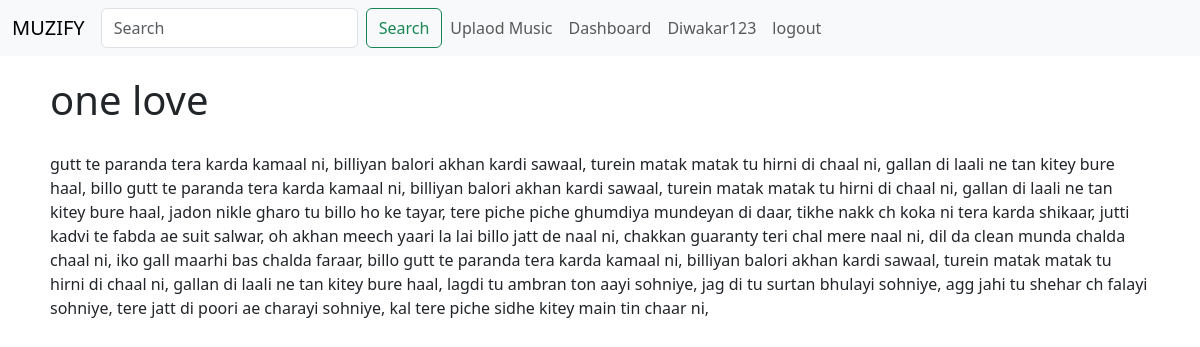
Page /showlyrics/1 (signed in) on the committed database.
### models.py (models this page shows, shortened)
@dataclass
class User(db.Model):
    id: int
    username: str
    passhash: str
    name: str
    is_admin: bool
    is_creator: bool
    __tablename__ = 'user'
    id = db.Column(db.Integer, primary_key=True)
    username = db.Column(db.String(80), unique=True, nullable=False)
    passhash = db.Column(db.String(80), nullable=False)
    name = db.Column(db.String(80), nullable=True)
    is_creator = db.Column(db.Boolean, nullable=False, default=False)
    is_admin = db.Column(db.Boolean, nullable=False, default=False)
    @property
    def password(self):
        raise AttributeError('You cannot read passwords')

@dataclass
class Song(db.Model):
    id: int
    name: str
    album: str
    lyrics: str
    created_date: str
    user_id : int
    file: str
    __tablename__ ='song'
    id = db.Column(db.Integer, primary_key=True)
    name = db.Column(db.String(80), nullable=False)
    album = db.Column(db.String(80), nullable=False)
    lyrics = db.Column(db.String(512), nullable=True)
    created_date = db.Column(db.DateTime, default=datetime.utcnow)
    user_id = db.Column(db.Integer, db.ForeignKey('user.id'), nullable=False)
    file = db.Column(db.String(80), nullable=False)
    user = db.relationship('User', backref='songs', lazy=True)

### routes.py (the view)
@app.route('/showlyrics/<int:id>')
@auth_required
def showlyrics(id):
    song = Song.query.get(id)
    user = User.query.get(session['user_id'])
    return render_template('lyrics.html', user=user, song=song)

### routes.py (called while the page is built)
def auth_required(func):
    @wraps(func)
    def inner(*args, **kwargs):
        if 'user_id' not in session:
            flash('Login required')
            return redirect(url_for('login'))
        return func(*args, **kwargs)
    return inner

### templates/lyrics.html (shortened to what this page needs)
{% extends "layout.html" %}
{% block content %}
<div class = lyrics>
<h1 style="margin:0cm;"> {{ song.name }} </h1>
</div>
<div class = lyrics
    <p>{{ song.lyrics }}</p>
</div>
{% endblock %}

### templates/nav.html (shortened to what this page needs)
<nav class="navbar navbar-expand-lg bg-body-tertiary">
    <div class="container-fluid">
      <a class="navbar-brand" href="{{url_for('home')}}">MUZIFY</a>
      <div class="collapse navbar-collapse" id="navbarTogglerDemo02">
        <ul class="navbar-nav me-auto mb-2 mb-lg-0">
          {% if user %}
          <form class="d-flex" role="search">
            <input class="form-control me-2" type="text" id="query" name="query" placeholder="Search"  >
            <button class="btn btn-outline-success" type="submit">Search</button>
          </form>
          {% if user.is_creator %}
          <li class="nav-item">
            <a class="nav-link" href="{{ url_for('upload') }}">Uplaod Music</a>
          </li>
          <li class="nav-item">
            <a class="nav-link" href="{{ url_for('dashboard') }}">Dashboard</a>
          </li>
          {% endif %}
          <li class="nav-item">
            <a class="nav-link" href="{{ url_for('profile') }}">{{user.username}}</a>
          </li>
          <li class="nav-item">
            <a class="nav-link" href="{{ url_for('logout') }}">logout</a>
          </li>
          {% endif %}
        </ul>
      </div>
    </div>
  </nav>

### templates/lyrics.html (style rules this page uses)
.lyrics { padding: auto; margin-top: 20px; margin-left: 50px; margin-right: 50px; display: inline-block; }

### rows in the picture
User: username "Diwakar123"
Song: name "one love", lyrics "gutt te paranda tera karda kamaal ni, billiyan balori akhan kardi sawaal, turein matak matak tu hirni di chaal ni, gallan di laali ne tan kitey bure haal, billo gutt te paranda tera karda kamaal ni, billiyan balori akhan kardi sawaal, turein matak matak tu hirni di chaal ni, gallan di laali ne tan kitey bure haal, jadon nikle gharo tu billo ho ke tayar, tere piche piche ghumdiya mundeyan di daar, tikhe nakk ch koka ni tera karda shikaar, jutti kadvi te fabda ae suit salwar, oh akhan meech yaari la lai billo jatt de naal ni, chakkan guaranty teri chal mere naal ni, dil da clean munda chalda chaal ni, iko gall maarhi bas chalda faraar, billo gutt te paranda tera karda kamaal ni, billiyan…"
